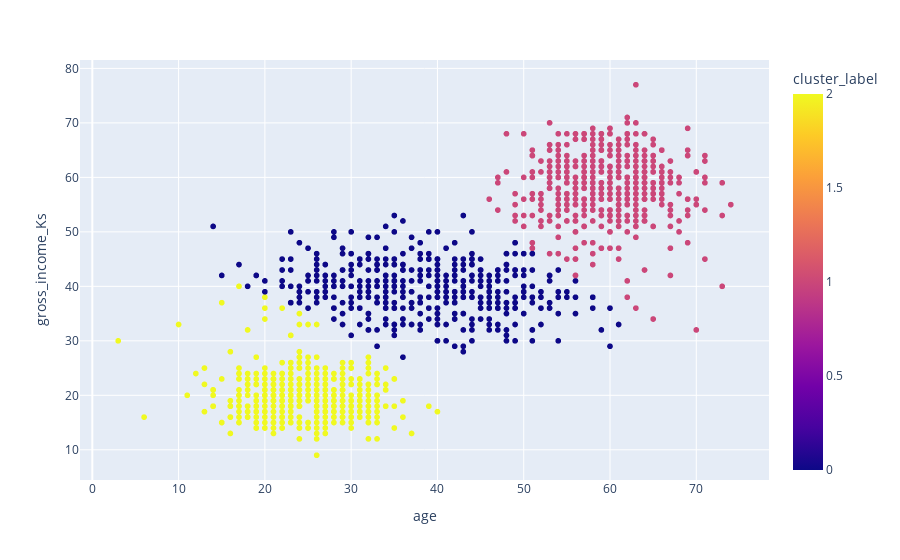

Notebook code cell kept with this figure:
### Code cell
import plotly.express as px

fig = px.scatter(clients_df, x='age', y='gross_income_Ks', color='cluster_label')
fig.show()

### Figure 1 — Plotly figure (JSON) as saved in the notebook; plotly's stock layout.template omitted (floating-point values rounded to 4 significant figures; data arrays with more than 128 entries replaced by an {"elided": "..."} marker saying what was removed)
{"data": [{"hovertemplate": "age=%{x}<br>gross_income_Ks=%{y}<br>cluster_label=%{marker.color}<extra></extra>", "legendgroup": "", "marker": {"color": {"elided": "1500 int values"}, "coloraxis": "coloraxis", "symbol": "circle"}, "mode": "markers", "name": "", "showlegend": false, "type": "scattergl", "x": {"elided": "1500 int values"}, "xaxis": "x", "y": {"elided": "1500 int values"}, "yaxis": "y"}], "layout": {"coloraxis": {"colorbar": {"title": {"text": "cluster_label"}}, "colorscale": [[0, "#0d0887"], [0.1111, "#46039f"], [0.2222, "#7201a8"], [0.3333, "#9c179e"], [0.4444, "#bd3786"], [0.5556, "#d8576b"], [0.6667, "#ed7953"], [0.7778, "#fb9f3a"], [0.8889, "#fdca26"], [1, "#f0f921"]]}, "legend": {"tracegroupgap": 0}, "margin": {"t": 60}, "xaxis": {"anchor": "y", "domain": [0, 1], "title": {"text": "age"}}, "yaxis": {"anchor": "x", "domain": [0, 1], "title": {"text": "gross_income_Ks"}}}}
